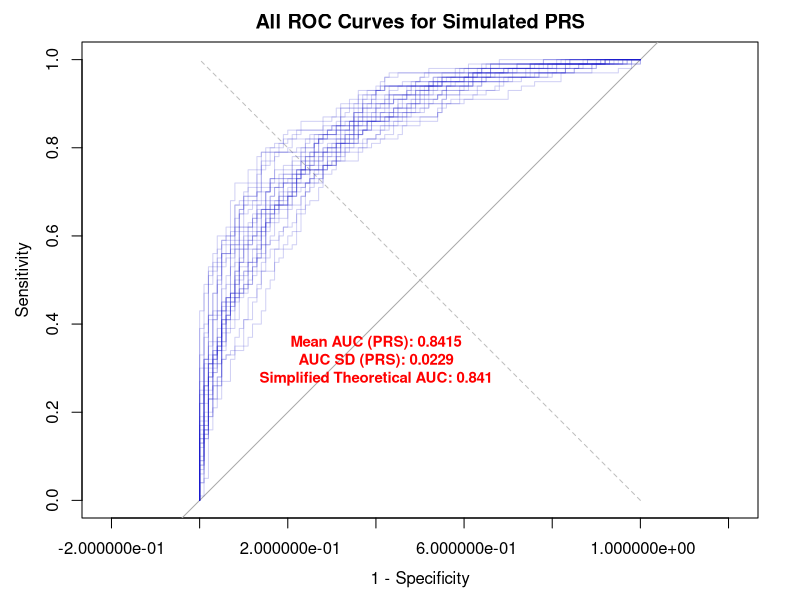

Generate this figure with R:
library(stats)
library(pROC)

# 1. 参数设置与总体基因型生成
num_loci <- 100
min_maf <- 0.05
max_maf <- 0.5
n <- 100000
N_cases <- 100
N_controls <- 100
alpha_intercept <- -3
target_OR <- 1

set.seed(1)
p_pop_true <- runif(num_loci, min_maf, max_maf)

true_beta_j <- log(target_OR)
true_betas <- rep(true_beta_j, num_loci)

# 1.1 生成总人群基因型数据 (G)
genotypes <- matrix(NA, nrow = n, ncol = num_loci)
for (i in seq_len(num_loci)) {
  genotypes[, i] <- rbinom(n, 2, p_pop_true[i])
}
# 这里的 PRS 一般不需要标准化，但如果您想保持代码结构，可以继续使用
genotypes = apply(genotypes, 2, scale) 

# 2. 基于 Logistic 模型生成疾病状态 (Y)
LP_genetic <- genotypes %*% true_betas
LP_total <- alpha_intercept + LP_genetic
P_i_true <- exp(LP_total) / (1 + exp(LP_total))

set.seed(456)
Y <- rbinom(n, 1, P_i_true)

cat(sprintf("人群模拟流行率: %f (理论值 exp(alpha)/(1+exp(alpha)) 约为: %f)\n",
            mean(Y), exp(alpha_intercept) / (1 + exp(alpha_intercept))))
cat(sprintf("人群中Case数: %d\n", sum(Y)))

# 3. 病例-对照抽样
set.seed(123)
case_indices <- which(Y == 1)
control_indices <- which(Y == 0)

if (length(case_indices) < N_cases) {
  stop("病例数量不足！请增大总样本量 n 或减小 alpha_intercept。")
}
if (length(control_indices) < N_controls) {
  stop("对照数量不足！请增大总样本量 n 或减小 alpha_intercept。")
}

# 4. 模拟 GWAS 并构建 PRS (重复 30 次独立模拟)
n_sims <- 30
all_roc_objects <- vector("list", n_sims)
all_sim_auc_roc_results <- numeric(n_sims)

for (sim_iter in seq_len(n_sims)) {
  set.seed(100 + sim_iter)

  sampled_case_indices <- sample(case_indices, N_cases)
  sampled_control_indices <- sample(control_indices, N_controls)

  genotypes_sampled <- rbind(
    genotypes[sampled_case_indices, ],
    genotypes[sampled_control_indices, ]
  )
  Y_sampled <- c(Y[sampled_case_indices], Y[sampled_control_indices])

  genotypes_sampled_scaled <- apply(genotypes_sampled, 2, scale)
  colnames(genotypes_sampled_scaled) <- paste0("SNP_", seq_len(num_loci))
  data_train_df <- data.frame(Y = Y_sampled, genotypes_sampled_scaled)

  # GWAS：单SNP回归，稳健取beta
  individual_snp_betas <- numeric(num_loci)
  for (i in seq_len(num_loci)) {
    snp_name <- paste0("SNP_", i)
    formula <- as.formula(paste("Y ~", snp_name))
    current_model <- tryCatch(
      glm(formula, data = data_train_df),
      error = function(e) NULL
    )
    if (is.null(current_model)) {
      individual_snp_betas[i] <- 0
    } else {
      coefs <- coef(current_model)
      if (length(coefs) >= 2 && !is.na(coefs[2])) {
        individual_snp_betas[i] <- as.numeric(coefs[2])
      } else {
        individual_snp_betas[i] <- 0
      }
    }
  }

  # 构建 PRS 并计算 AUC
  y_hat <- as.numeric(genotypes_sampled_scaled %*% individual_snp_betas)
  roc_curve <- tryCatch(
    roc(Y_sampled, y_hat, quiet = TRUE),
    error = function(e) NULL
  )
  all_roc_objects[[sim_iter]] <- roc_curve
  all_sim_auc_roc_results[sim_iter] <- if (!is.null(roc_curve)) auc(roc_curve) else NA_real_
}

# 5. 结果分析与绘图
T_simplified <- sqrt(num_loci * (N_controls + N_cases) /
                     (2 * N_cases * N_controls))
AUC_theory <- pnorm(T_simplified)

pdf("/data2/qiuyue/PRS_simulation/all_ROC_curves_100_100_100.pdf", width = 8, height = 6)
valid_rocs <- Filter(Negate(is.null), all_roc_objects)
if (length(valid_rocs) > 0) {
  plot(valid_rocs[[1]], main = "All ROC Curves for Simulated PRS",
       print.auc = FALSE, col = rgb(0.1, 0.1, 0.8, 0.2), lwd = 1,
       legacy.axes = TRUE)
  lines(c(0, 1), c(0, 1), col = "gray", lty = 2)

  if (length(valid_rocs) > 1) {
    for (i in seq(2, length(valid_rocs))) {
      lines(valid_rocs[[i]], col = rgb(0.1, 0.1, 0.8, 0.2), lwd = 1)
    }
  }

  mean_auc_roc <- mean(all_sim_auc_roc_results, na.rm = TRUE)
  sd_auc_roc <- sd(all_sim_auc_roc_results, na.rm = TRUE)

  text_label <- paste0("Mean AUC (PRS): ", round(mean_auc_roc, 4), "\n",
                       "AUC SD (PRS): ", round(sd_auc_roc, 4), "\n",
                       "Simplified Theoretical AUC: ", round(AUC_theory, 3), "\n")
  text(0.6, 0.3, text_label, col = "red", cex = 0.9, font = 2)
} else {
  message("没有生成任何ROC曲线对象，无法绘图。")
}
dev.off()

cat("\n--- Simulation Results Summary ---\n")
cat("AUC for each simulation: ", all_sim_auc_roc_results, "\n")
cat("Mean AUC: ", mean(all_sim_auc_roc_results, na.rm = TRUE), "\n")
cat("AUC SD: ", sd(all_sim_auc_roc_results, na.rm = TRUE), "\n")
cat("Simplified Theoretical AUC: ", AUC_theory, "\n")
